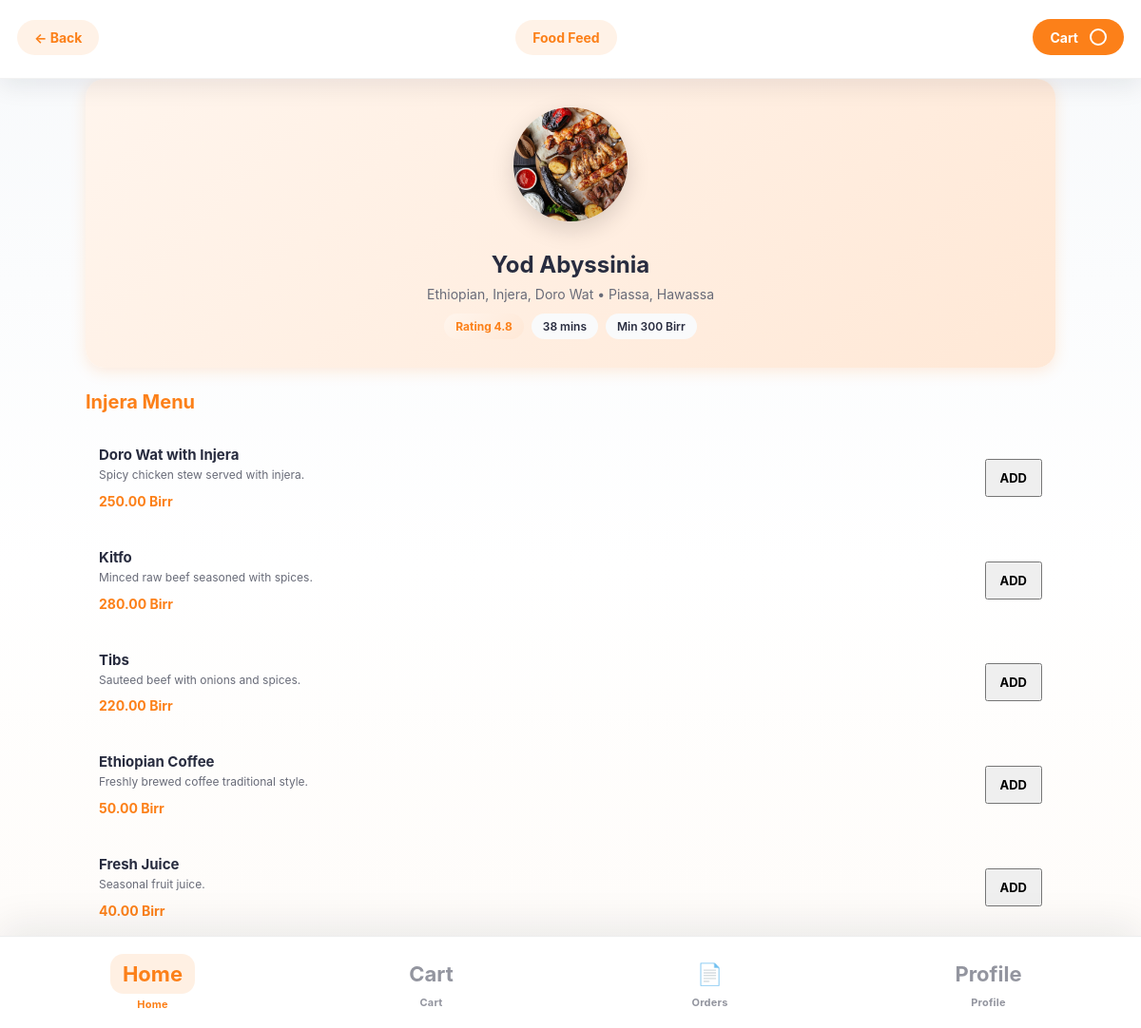
/customer/restaurant.php?id=1 (signed in), run on the app's committed database.
### tables this page shows
CREATE TABLE restaurants (
    id INT PRIMARY KEY AUTO_INCREMENT,
    user_id INT NOT NULL,
    name VARCHAR(150) NOT NULL,
    description TEXT,
    cuisine_type VARCHAR(200),
    location VARCHAR(200) NOT NULL,
    phone VARCHAR(20) NOT NULL,
    opening_time TIME,
    closing_time TIME,
    image VARCHAR(255),
    rating DECIMAL(2,1) DEFAULT 0.0,
    status ENUM('pending', 'active', 'suspended') DEFAULT 'pending',
    latitude DECIMAL(10,8) DEFAULT NULL,
    longitude DECIMAL(11,8) DEFAULT NULL,
    delivery_time VARCHAR(50) DEFAULT NULL,
    delivery_fee DECIMAL(10,2) DEFAULT 0.00,
    created_at TIMESTAMP DEFAULT CURRENT_TIMESTAMP,
    FOREIGN KEY (user_id) REFERENCES users(id) ON DELETE CASCADE,
    INDEX idx_location (latitude, longitude)
);

CREATE TABLE menu_items (
    id INT PRIMARY KEY AUTO_INCREMENT,
    category_id INT NOT NULL,
    name VARCHAR(150) NOT NULL,
    description TEXT,
    price DECIMAL(10,2) NOT NULL,
    image VARCHAR(255),
    is_available BOOLEAN DEFAULT true,
    created_at TIMESTAMP DEFAULT CURRENT_TIMESTAMP,
    FOREIGN KEY (category_id) REFERENCES categories(id) ON DELETE CASCADE
);

### includes/functions.php (called while the page is built, shortened)
<?php
function format_money($amount) {
    return number_format($amount, 2) . ' Birr';
}
function format_price($amount) {
    return format_money($amount);
}
?>

### customer/restaurant.php (the view, shortened to what this page needs)
<?php
require_once __DIR__ . '/../includes/db.php';
$id = (int)($_GET['id'] ?? 0);
$stmt = $pdo->prepare('SELECT r.*, u.name AS owner_name FROM restaurants r JOIN users u ON r.user_id = u.id WHERE r.id = ? AND r.status = ? LIMIT 1');
$stmt->execute([$id, 'active']);
$restaurant = $stmt->fetch(PDO::FETCH_ASSOC);
$stmt = $pdo->prepare('SELECT mi.*, c.name AS category_name FROM menu_items mi JOIN categories c ON mi.category_id = c.id WHERE c.restaurant_id = ? ORDER BY mi.created_at DESC');
$stmt->execute([$id]);
$menuItems = $stmt->fetchAll(PDO::FETCH_ASSOC);
$cartCount = get_cart_count();
?><!DOCTYPE html>
<html lang="en">
<head>
    <link rel="stylesheet" href="/assets/css/style.css">
</head>
<body>
    <header class="page-header">
        <div style="display:flex;justify-content:space-between;align-items:center;width:100%;gap:8px;">
            <a class="pill-button" href="/customer/dashboard.php">← Back</a>
            <a class="pill-button" href="/customer/restaurant-feed.php?id=<?= $id ?>">Food Feed</a>
            <a class="pill-button" href="/customer/cart.php" style="background:var(--primary-orange);color:#fff;position:relative;">
                Cart <span class="cart-count nav-badge" style="position:relative;top:auto;right:auto;display:inline-flex;margin-left:4px;"><?= $cartCount ?: '' ?></span>
            </a>
        </div>
    </header>
    <main class="page-content" style="padding-top:0;padding-bottom:80px;">
        <section class="restaurant-hero">
            <div class="hero-image"><img src="/assets/images/food/doro-wat.jpg" alt="<?= htmlspecialchars($restaurant['name']) ?>" style="width: 120px; height: 120px; border-radius: 50%; object-fit: cover; box-shadow: 0 8px 24px rgba(0,0,0,0.15);"></div>
            <div class="restaurant-info">
                <h1 style="font-size:24px;margin-bottom:8px;"><?= htmlspecialchars($restaurant['name']) ?></h1>
                <p style="color:var(--gray-text);font-size:14px;margin:6px 0 12px;"><?= htmlspecialchars($restaurant['cuisine_type']) ?> • <?= htmlspecialchars($restaurant['location']) ?></p>
                <div class="restaurant-stats" style="justify-content:center;">
                    <span style="background:linear-gradient(135deg,#FFF5ED,#FFE8D6);color:var(--primary-orange);font-weight:700;">Rating <?= number_format($restaurant['rating'], 1) ?></span>
                    <span>38 mins</span>
                    <span>Min 300 Birr</span>
                </div>
            </div>
        </section>
        <section class="menu-section">
            <h2>Injera Menu</h2>
            <?php if (empty($menuItems)): ?>
                <div class="empty-state">No menu items available yet.</div>
            <?php else: ?>
                <div style="display:grid;gap:12px;margin-bottom:20px;">
                <?php foreach ($menuItems as $item): ?>
                    <div class="menu-item-card" style="display:grid;grid-template-columns:1fr auto;gap:12px;align-items:center;padding:14px;border-radius:16px;">
                        <div style="min-width:0;">
                            <h3 style="font-size:15px;margin-bottom:4px;"><?= htmlspecialchars($item['name']) ?></h3>
                            <p style="font-size:12px;color:var(--gray-text);margin-bottom:8px;line-height:1.4;"><?= htmlspecialchars(mb_substr($item['description'], 0, 60)) . (mb_strlen($item['description']) > 60 ? '...' : '') ?></p>
                            <strong style="color:var(--primary-orange);font-size:14px;"><?= format_price($item['price']) ?></strong>
                        </div>
                        <button class="secondary-btn add-to-cart" data-id="<?= $item['id'] ?>" style="white-space:nowrap;padding:10px 14px;font-size:13px;font-weight:700;">ADD</button>
                    </div>
                <?php endforeach; ?>
                </div>
            <?php endif; ?>
        </section>
    </main>
    <?php $active_nav = 'home'; include __DIR__ . '/../includes/bottom-nav.php'; ?>
</body>
</html>

### assets/css/style.css (style rules this page uses)
body { transition: opacity 0.2s ease, transform 0.2s ease; }
.primary-btn, .secondary-btn, .pill-button { position: relative; overflow: hidden; }
.primary-btn::after, .secondary-btn::after, .pill-button::after { content: ''; position: absolute; inset: 0; background: radial-gradient(circle, rgba(255, 255, 255, 0.4) 0%, transparent 70%); border-radius: inherit; opacity: 0; transition: opacity 0.3s; pointer-events: none; }
* { box-sizing: border-box; }
:root { --primary-orange: #FC8019; --primary-dark: #E67E22; --accent-red: #FF6B6B; --accent-purple: #6C5CE7; --accent-green: #00B894; --dark-text: #282C3F; --dark-text-light: #1A202C; --gray-text: #686B78; --light-gray: #93959F; --success-green: #48C479; --error-red: #E53935; --warning-yellow: #FFC107; --bg-white: #FFFFFF; --bg-light: #F9FAFB; --bg-orange-tint: #FFF5ED; --border-gray: #E8E8E8; --shadow-sm: 0 2px 8px rgba(0, 0, 0, 0.08); --shadow-md: 0 4px 16px rgba(0, 0, 0, 0.12); --shadow-lg: 0 8px 24px rgba(0, 0, 0, 0.16); --shadow-xl: 0 12px 32px rgba(0, 0, 0, 0.18); --font: 'Okra', 'Inter', -apple-system, sans-serif; }
body { margin: 0; min-height: 100vh; font-family: var(--font); color: var(--dark-text); background: linear-gradient(180deg, #f7f9fb 0%, #ffffff 55%, #fefbf8 100%); background-attachment: fixed; }
button, input, select, textarea { font-family: var(--font); }
button { cursor: pointer; }
a { color: inherit; text-decoration: none; }
h1, h2, h3, h4 { margin: 0; font-weight: 700; }
p { margin: 0; }
html { scroll-behavior: smooth; }
.page-header { padding: 20px 18px 24px; background: rgba(255,255,255,0.96); border-bottom: 1px solid rgba(34, 41, 47, 0.06); position: sticky; top: 0; z-index: 20; backdrop-filter: blur(18px); box-shadow: 0 8px 24px rgba(15, 23, 42, 0.08); }
.page-content { padding: 20px; }
.restaurant-hero { position: relative; font-size: 52px; z-index: 1; transition: transform 0.4s ease; }
.restaurant-meta h3, .menu-item-card h3, .admin-card h3, .order-card h3, .stat-card strong { margin-bottom: 8px; font-size: 16px; }
.restaurant-meta p, .menu-item-card p, .order-card p, .detail-line span, .report-line span { color: var(--gray-text); font-size: 14px; }
.restaurant-stats, .detail-line, .status-badge, .availability { display: flex; gap: 8px; flex-wrap: wrap; }
.restaurant-stats span, .status-badge, .availability { background: var(--bg-light); color: var(--dark-text); border-radius: 999px; padding: 6px 12px; font-size: 12px; font-weight: 600; transition: all 0.3s ease; }
.menu-item-card { display: flex; justify-content: space-between; align-items: center; gap: 12px; transition: all 0.3s ease; }
.menu-item-card div, .cart-item-card .item-details { max-width: calc(100% - 120px); }
.nav-badge { position: absolute; top: 0; right: 2px; background: var(--primary-orange); color: #fff; font-size: 10px; font-weight: 700; min-width: 18px; height: 18px; border-radius: 9px; display: flex; align-items: center; justify-content: center; padding: 0 4px; border: 2px solid #fff; line-height: 1; }
body:has(.bottom-nav) .page-content { padding-bottom: 96px; }
@media (min-width: 1024px) { .page-content { max-width: 1100px; margin: 0 auto; } }
.pill-button { display: inline-flex; align-items: center; gap: 8px; background: rgba(252, 128, 25, 0.1); color: var(--primary-orange); border: none; border-radius: 999px; padding: 10px 18px; font-weight: 700; font-size: 14px; transition: all 0.25s ease; cursor: pointer; }

### customer/restaurant.php (style rules this page uses)
.restaurant-hero { background: linear-gradient(135deg, #FFF5ED 0%, #FFE8D6 100%); border-radius: 20px; padding: 30px 20px; margin: 0 20px 24px; text-align: center; box-shadow: 0 4px 16px rgba(252,128,25,0.15); }
.hero-image { font-size: 64px; margin-bottom: 16px; }
.menu-section { padding: 0 20px; }
.menu-section h2 { font-size: 20px; margin: 20px 0; color: var(--primary-orange); }

### data on the page
restaurants: name "Yod Abyssinia", cuisine_type "Ethiopian, Injera, Doro Wat", location "Piassa, Hawassa", rating "4.8"
menu_items: name "Doro Wat with Injera", description "Spicy chicken stew served with injera.", price "250.00 Birr"
menu_items: name "Kitfo", description "Minced raw beef seasoned with spices.", price "280.00 Birr"
menu_items: name "Tibs", description "Sauteed beef with onions and spices.", price "220.00 Birr"
menu_items: name "Ethiopian Coffee", description "Freshly brewed coffee traditional style.", price "50.00 Birr"
menu_items: name "Fresh Juice", description "Seasonal fruit juice.", price "40.00 Birr"
